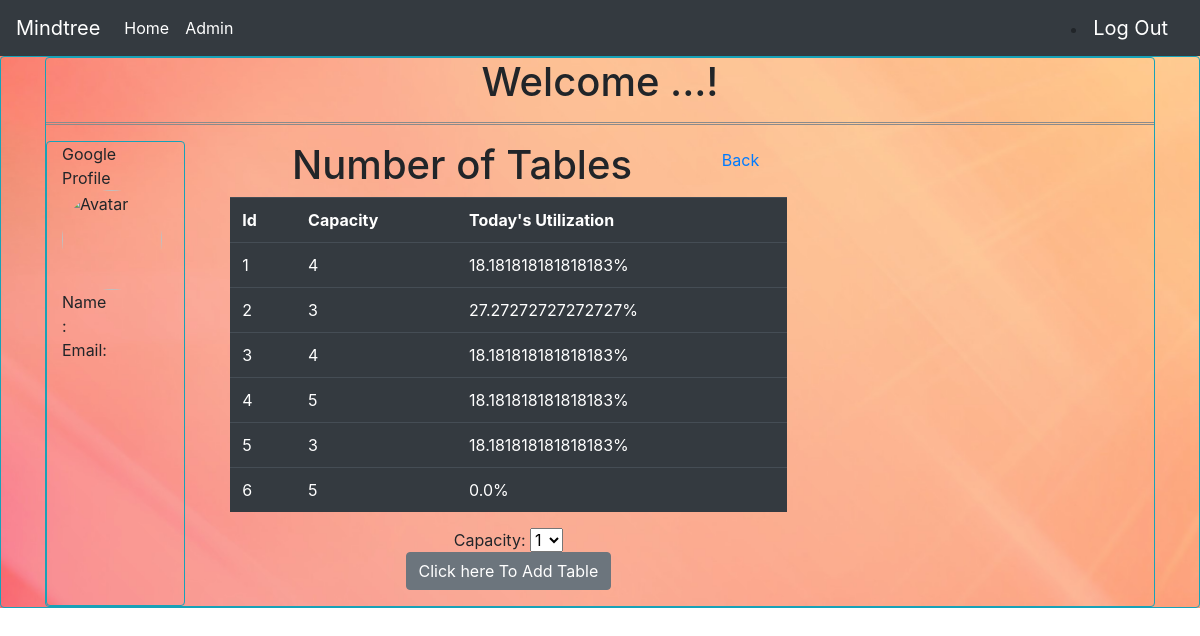
Before: /show_tables with the older database file.
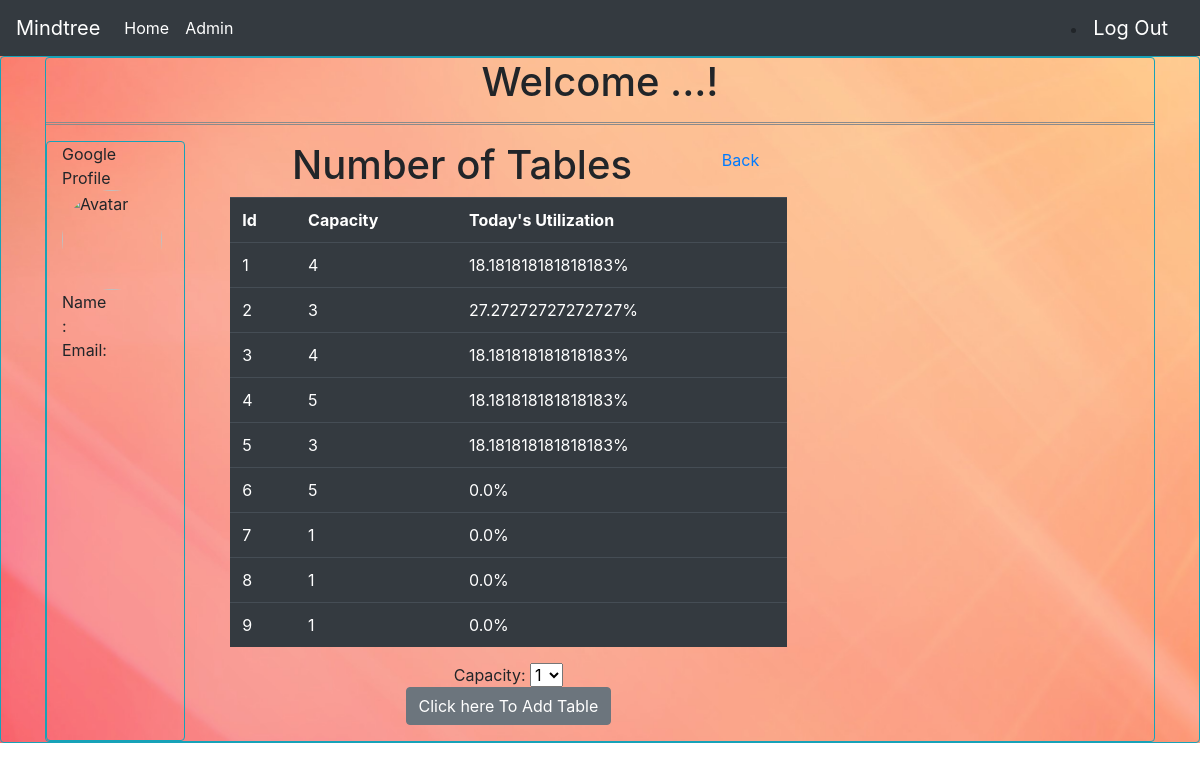
After: the same page with the newer database file.
### app/models.py (models this page shows)
class Table(db.Model):
    id = db.Column(db.Integer, primary_key=True)
    capacity = db.Column(db.Integer, index=True)

### app/views.py (the view)
@app.route('/show_tables', methods=['GET', 'POST'])
def show_tables():
    form = AddTableForm()
    if form.validate_on_submit():
        table = Table(capacity=int(form.table_capacity.data))
        db.session.add(table)
        db.session.commit()
        flash("Table created!")
        return redirect('/show_tables')
    tables = Table.query.all()
    return render_template('show_tables.html', title="Tables", tables=tables, form=form)

### app/forms.py
class AddTableForm(FlaskForm    ):
    table_capacity = SelectField('table_capacity', coerce=int, choices = [(x, x) for x in range(1, MAX_TABLE_CAPACITY)])

### app/views.py (called while the page is built)
@app.context_processor
def utility_processor():
    def table_utilization(table):
        start_datetime = datetime.datetime.combine(datetime.datetime.date(datetime.datetime.now()), datetime.datetime.min.time())
        end_datetime = start_datetime + datetime.timedelta(days=1)
        num_reservations = len(Reservation.query.filter(Reservation.table==table, Reservation.reservation_time > start_datetime, Reservation.reservation_time < end_datetime).all())
        return (num_reservations / float(RESTAURANT_CLOSE_TIME - RESTAURANT_OPEN_TIME)) * 100
    return dict(table_utilization=table_utilization)

### app/templates/show_tables.html
{%  extends "base.html" %}
{% block content %}
<div class="col-12">
    <div class="row">
        <div class="col-10">
            <div class="text-center">
                <h1>Number of Tables</h1>
            </div>
        </div>
        <div class="col-2">
            <h2 class="btn btn-link">
                <a href="{{ url_for('admin') }}">Back</a>
            </h2>
        </div>
    </div>
</div>
<table class="table table-dark">
    <tr>
        <th scope="col">Id</th>
        <th scope="col">Capacity</th>
        <th scope="col">Today's Utilization</th>
    </tr>
    {% for table in tables %}
    <tr>
        <td>{{ table.id }}</td>
        <td>{{ table.capacity }}</td>
        <td>{{ table_utilization(table) }}%</td>
    </tr>
    {% endfor %}
</table>
<p>
    <form action="" method="POST" name="add_table">
        <div class="text-center">
            <div>Capacity:
                {{ form.table_capacity }}<br /></div>
            <input type="submit" value="Click here To Add Table" class="btn btn-secondary">
        </div>
    </form>
</p>
{% endblock %}

### app/templates/base.html (shortened to what this page needs)
<!DOCTYPE html>
<html lang="en">
<head>
  <link rel="stylesheet" href="https://maxcdn.bootstrapcdn.com/bootstrap/4.4.1/css/bootstrap.min.css">
</head>
<body>
  <nav class="navbar navbar-expand-lg navbar-dark bg-dark">
    <a class="navbar-brand" href="/">Mindtree</a>
    <div class="collapse navbar-collapse" id="navbarSupportedContent">
      <ul class="navbar-nav mr-auto">
        <li class="nav-item active">
          <a class="nav-link" href="/">Home <span class="sr-only">(current)</span></a>
        </li>
        <li class="nav-item active">
          <a class="nav-link" href="/admin">Admin</a>
        </li>
      </ul>
      <form class="form-inline my-2 my-lg-0">
        <li class="nav-item active">
          <a class="navbar-brand" href="/logout">Log Out</a>
        </li>
      </form>
    </div>
  </nav>
  <div class="backgroundimage">
    <div class="border border-info rounded">
    <div class="container">
      <div class="border border-info rounded">
      <div class="text-center">
        <h1>Welcome {{current_user.name}}...!</h1>
      </div>
      <hr class="style2">
      <div class="col-12">
        <div class="row">
          <div class="border border-info rounded">
            <div class="col-5">
              {% include "home.html" %}
            </div>
          </div>
            <div class="col-7">
              <div class="col-12">
                  {% with messages = get_flashed_messages() %}
                <div class="col-12">
                  {% endwith %}
                  {%  block content %}{% endblock %}
                </div>
              </div>
            </div>
        </div>
      </div>
    </div>
  </div>
  </div>
  </div>
</body>
</html>

### app/templates/home.html (shortened to what this page needs)
<html>
    <div>
        <div class="circle">Google Profile</div>
        <img src="{{current_user.profile_pic}}" alt="Avatar" class="avatar"></img>
    </div>
    <div>
        <div>Name : {{current_user.name}}</div>
        <div>Email: {{current_user.email}}</div>
    </div>
</html>

### app/templates/base.html (style rules this page uses)
.backgroundimage { background-image: url('static/background.jpg'); background-size: cover; background-repeat: no-repeat; }
hr.style2 { border-top: 3px double #8c8b8b; }

### app/templates/home.html (style rules this page uses)
.avatar { vertical-align: middle; width: 100px; height: auto; border-radius: 50%; }

Changed rows visible on the page:
added Table: id "7", capacity "1", table_utilization "0.0"
added Table: id "8", capacity "1", table_utilization "0.0"
added Table: id "9", capacity "1", table_utilization "0.0"
